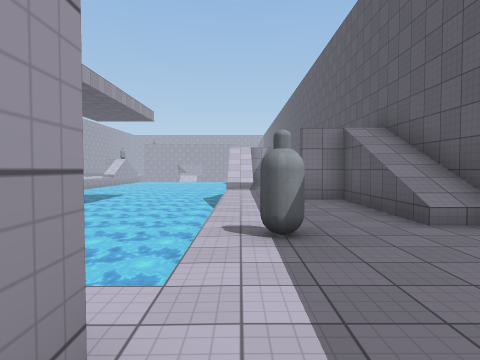
view 1 (above)

19 first-person views from a walk through a scene from a Unity 3-D project. The camera is 1.5 m above the floor, tilts 2° down and sees 75° across. The floor is counted in squares, 2 m on a side. Each view is taken from the middle of a square. On the plan, view 1 faces up. The plan holds only what a view shows up to about 10 squares ahead; the rest is blank. The place goes on beyond the plan. The player character is not drawn. Surface patterns are stand-ins for the level's own textures.

view 2
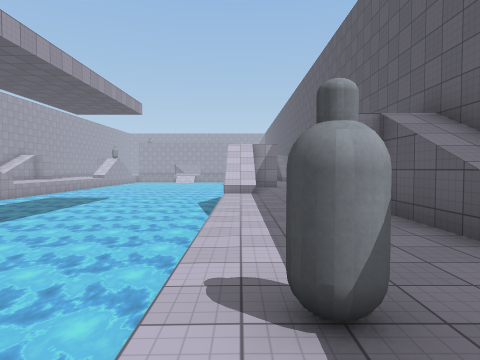

view 3
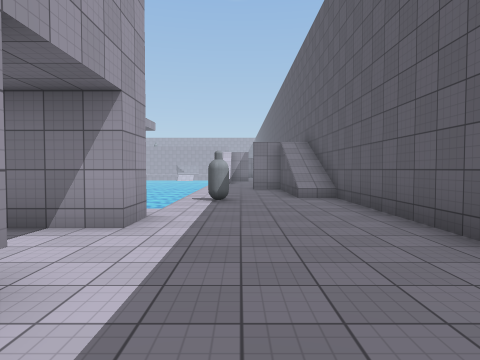

view 4
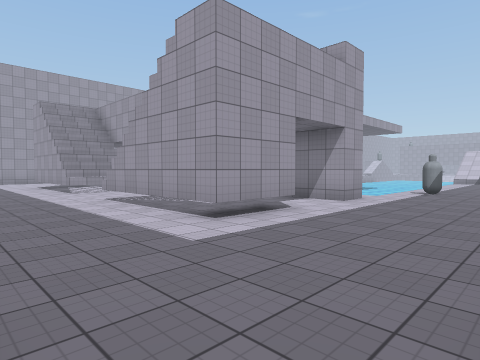

view 5
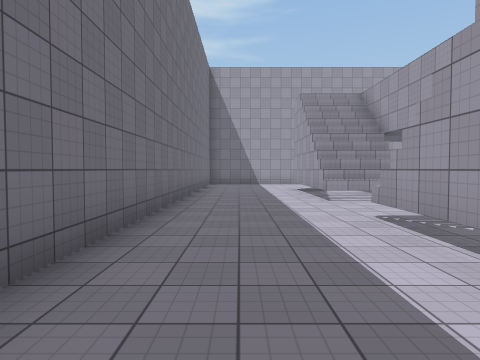

view 6
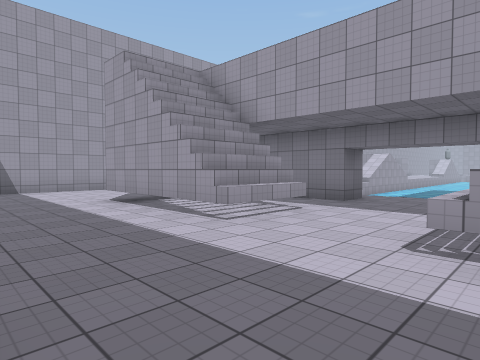

view 7
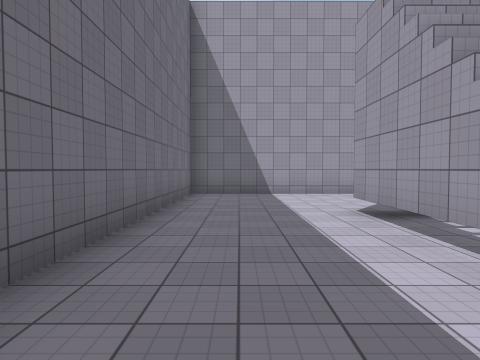

view 8
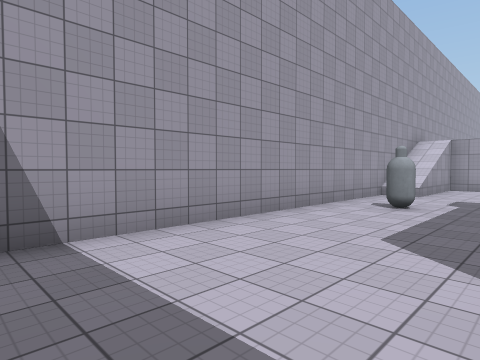

view 9
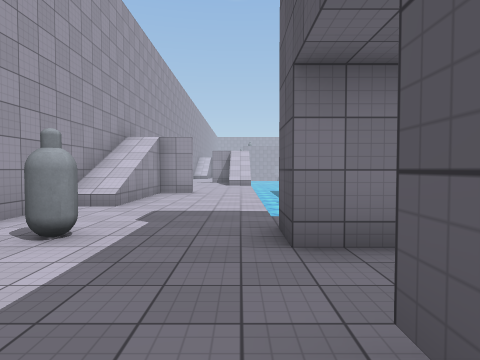

view 10
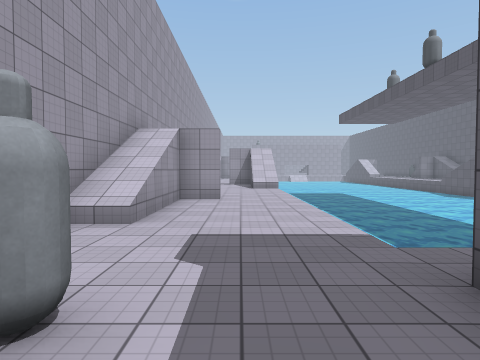

view 11
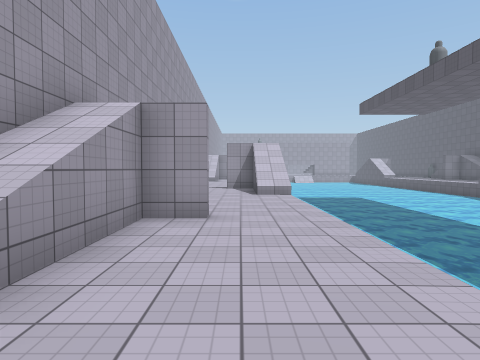

view 12
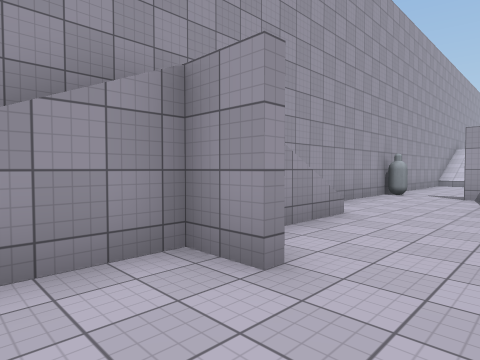

view 13
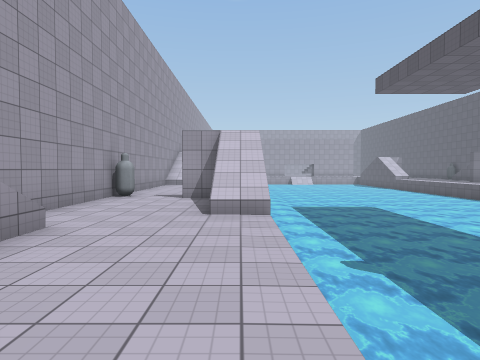

view 14
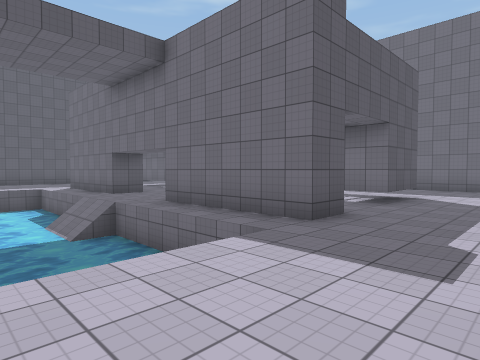

view 15
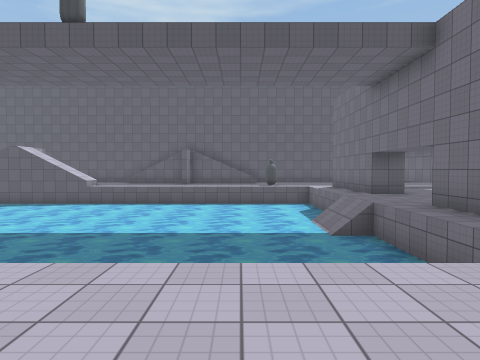

view 16
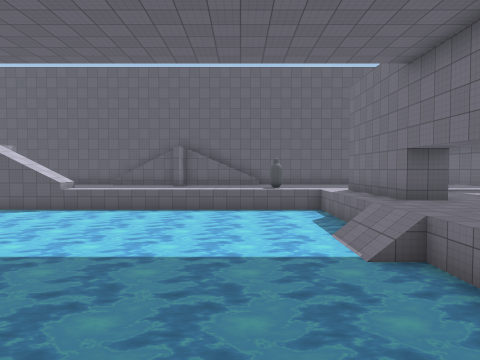

view 17
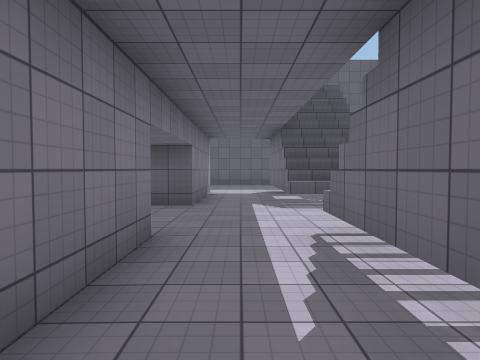

view 18
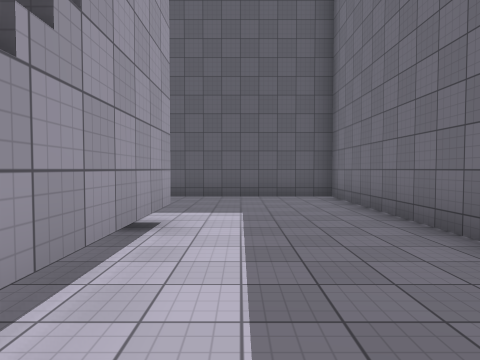

view 19
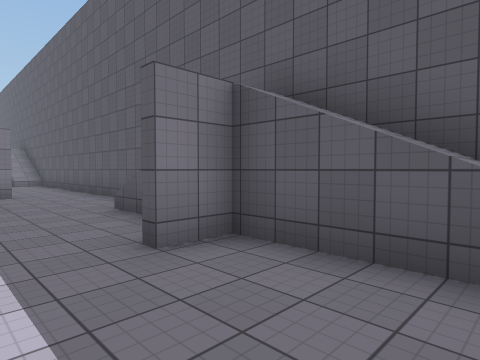

### Floor plan
Key: @ floor where view 1 was taken; # wall or solid block; . floor; / step, stairs or slope; ~ water the walk can cross; ≈ water the walk keeps out of; v drop or lower ground; O other object.
Columns run from 16 left of view 1 to 4 right of it. Each row starts with its distance up from view 1.
 16  ..  ≈≈≈≈≈≈v      ..#
 15 #O.  vvvvvvv      ..#
 14 #..//vvvvvv      ...#
 13 #.../≈≈≈≈≈≈      ...#
 12 #.../≈≈≈≈≈≈≈≈≈≈≈/...#
 11 #.../≈≈≈≈≈≈≈≈≈≈≈.../
 10 # ...≈≈≈≈≈≈≈≈≈≈≈.../
  9 # ...≈≈≈≈≈≈≈≈≈≈≈... #
  8 # ...≈≈≈≈≈≈≈≈≈≈≈..//#
  7 #/#.. ≈≈≈≈≈≈≈≈≈≈.../#
  6 #/... ≈≈≈≈≈≈≈≈≈≈.../#
  5 #/... ≈≈≈≈≈≈≈≈≈≈.../#
  4 #/... ≈≈≈≈≈≈≈≈≈≈O../#
  3 #/... ≈≈≈≈~≈≈≈≈ ....#
  2 #....≈≈≈≈≈.≈≈≈≈≈....#
  1 #.O..####...####....#
  0 #....####...####@...#
 -1 #...................#
 -2 #....####...####....#
 -3 #....####...####....#
 -4 #....####...####....#
 -5 #...................#
 -6 #...................#
 -7 #...................#
 -8 #####################

Where each view was taken, in squares from view 1:
view 1: 0 up, 0 right, facing up
view 2: 2 up, 0 right, facing up
view 3: 4 down, 1 right, facing up
view 4: 7 down, 3 right, facing up-left
view 5: 6 down, 0 right, facing left
view 6: 7 down, 4 left, facing up-left
view 7: 6 down, 6 left, facing left
view 8: 6 down, 12 left, facing up-left
view 9: 3 down, 12 left, facing up
view 10: 1 down, 13 left, facing up
view 11: 2 up, 13 left, facing up
view 12: 5 up, 12 left, facing up-left
view 13: 6 up, 12 left, facing up
view 14: 5 up, 14 left, facing down-right
view 15: 5 up, 14 left, facing right
view 16: 5 up, 12 left, facing right
view 17: 1 down, 11 left, facing right
view 18: 5 down, 5 left, facing right
view 19: 5 up, 0 right, facing up-right
